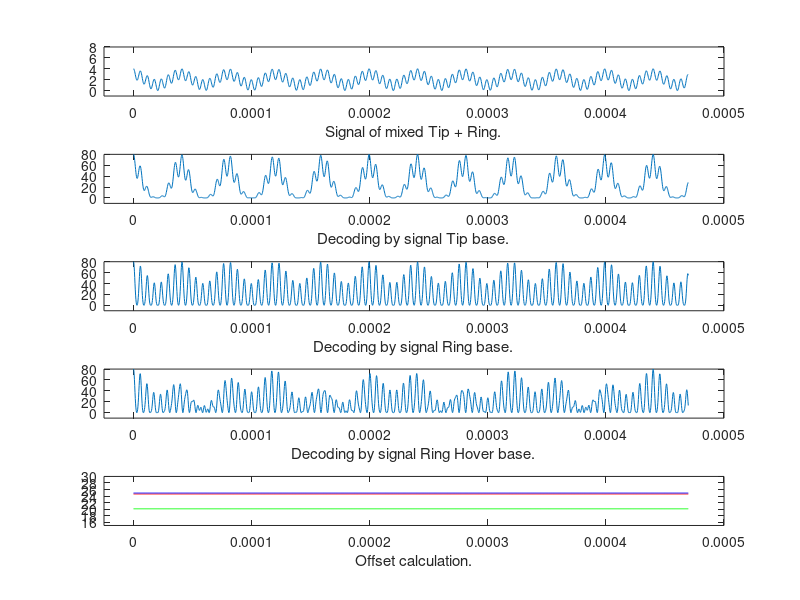

Source code (MATLAB):
% https://www.allaboutcircuits.com/technical-articles/digital-signal-processing-in-scilab-how-to-decode-an-fsk-signal/
% mducng, SoC team, G2touch
% For MPP2.0: Erase or Right click
%%%%%%%%%%%%%%%%%%%%%%%%%%%%%%%%%%%%%%%%%%%%%%%%%%%%%%%%%%%%%%%%%%%%%%%%%%%
clc; clear;
close all;
f_tip            =  25007;
f_ring           =  170455;
f_ring_hover     =  179545;
Fs               =  4000000;
SamplesPerSymbol =  470*4; % 1038*10^(-6)*Fs = 1038*4 (1038 is from spec)
n                =  0:(SamplesPerSymbol-1);
t                =  n*1/Fs;
%%%%%%%%%%%%%%%%%%%%%%%%%%%%%%%%%%%%%%%%%%%%%%%%%%%%%%%%%%%%%%%%%%%%%%%%%%%
SymbolBaseTip           =  10*(1+cos(2*pi*f_tip*t));
SymbolBaseRing          =  10*(1+cos(2*pi*f_ring*t));
SymbolBaseRingHover     =  10*(1+cos(2*pi*f_ring_hover*t));
MixedSignal             =  (1+cos(2*pi*f_tip*t)) + (1+cos(2*pi*f_ring*t));
%%%%%%%%%%%%%%%%%%%%%%%%%%%%%%%%%%%%%%%%%%%%%%%%%%%%%%%%%%%%%%%%%%%%%%%%%%%
tRx                     = (0:length(MixedSignal)-1)*1/Fs;
DecodingTip             = MixedSignal .* SymbolBaseTip;
DecodingRing            = MixedSignal .* SymbolBaseRing;
DecodingRingHover       = MixedSignal .* SymbolBaseRingHover;
%%%%%%%%%%%%%%%%%%%%%%%%%%%%%%%%%%%%%%%%%%%%%%%%%%%%%%%%%%%%%%%%%%%%%%%%%%%
for k=1:(length(DecodingTip)/SamplesPerSymbol)
    SymbolOffsets_Tip((((k-1)*SamplesPerSymbol)+1):k*(SamplesPerSymbol))	= ...
        mean(DecodingTip((((k-1)*SamplesPerSymbol)+1):k*(SamplesPerSymbol)));
end
for k=1:(length(DecodingRing)/SamplesPerSymbol)
    SymbolOffsets_Ring((((k-1)*SamplesPerSymbol)+1):k*(SamplesPerSymbol))	= ...
        mean(DecodingRing((((k-1)*SamplesPerSymbol)+1):k*(SamplesPerSymbol)));
end
for k=1:(length(DecodingRingHover)/SamplesPerSymbol)
    SymbolOffsets_RingHover((((k-1)*SamplesPerSymbol)+1):k*(SamplesPerSymbol))	= ...
        mean(DecodingRingHover((((k-1)*SamplesPerSymbol)+1):k*(SamplesPerSymbol)));
end
%%%%%%%%%%%%%%%%%%%%%%%%%%%%%%%%%%%%%%%%%%%%%%%%%%%%%%%%%%%%%%%%%%%%%%%%%%%
%figure;
subplot(5,1,1);
plot(t, MixedSignal);
axis([-100*1/Fs 2000*1/Fs -1 8]);
xlabel('Signal of mixed Tip + Ring.');

subplot(5,1,2);
plot(tRx,DecodingTip);
axis([-100*1/Fs 2000*1/Fs -10 80]);
xlabel("Decoding by signal Tip base.");

subplot(5,1,3);
plot(tRx,DecodingRing);
axis([-100*1/Fs 2000*1/Fs -10 80]);
xlabel("Decoding by signal Ring base.");

subplot(5,1,4);
plot(tRx,DecodingRingHover);
axis([-100*1/Fs 2000*1/Fs -10 80]);
xlabel("Decoding by signal Ring Hover base.");

subplot(5,1,5);
plot(tRx,SymbolOffsets_Tip,'-r',tRx,SymbolOffsets_Ring,'-b',tRx,SymbolOffsets_RingHover,'-g')
axis([-100*1/Fs 2000*1/Fs 15 30]);
xlabel("Offset calculation.");

%subplot(2,1,2);
%plot(tRx,SymbolOffsets_One)
%axis([-1000*1/Fs 7000*1/Fs -100 6000]);
%xlabel("Offset One calculation.");
